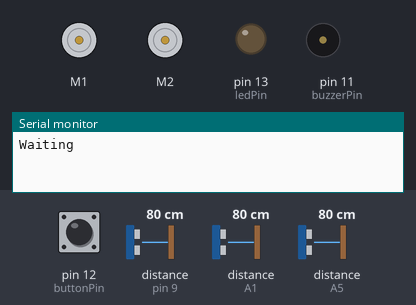
Simulated run of this sketch. Board: Arduino Uno, built with avr-gcc and run on an emulated ATmega328P. On the bench: 2 × DC motor (green arrow = forward, orange = backward, longer = faster), output pins drawn as LEDs (lit = HIGH), buzzer (waves = sounding), the last lines printed to the serial monitor. Inputs (shaded band) come from the test bench; at power-on: pin 12 (buttonPin) HIGH, distance to the obstacle (sensors on pin 9, A1, A5) 80 cm. The echo pulse lasts 58.3 µs per cm; pins used as bus, display or sensor lines are not drawn.

Above: at 0.8 s.
0.9 s: pin 12 (buttonPin) pulled LOW for 0.15 s
At 1.3 s:
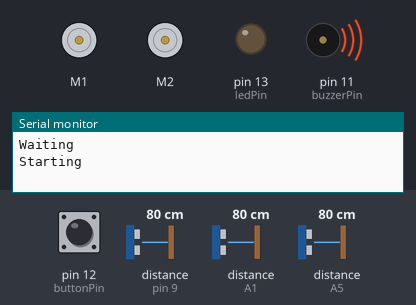
At 2.4 s:
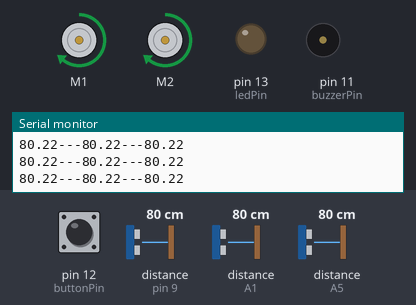
Timing chart, 0 to 3.9 s (numbered marks = the images above; inputs shaded):
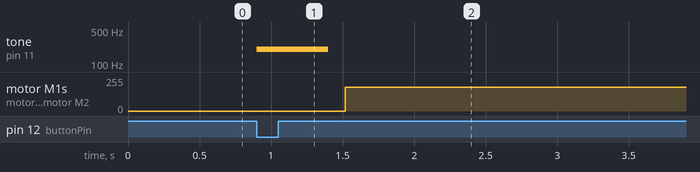

Measured:
- after the input at 0.9 s, tone on pin 11 (buzzerPin): silent → 200 Hz at once, → silent 0.50 s later; motor M1, motor M2: stopped → forward 179/255 after 0.62 s

The sketch:

SmartBumper_V2.4-working-test.ino
```cpp
#include <RedBot.h>
#define centerTrigPin A0
#define centerEchoPin A1
#define leftTrigPin A4
#define leftEchoPin A5
#define rightTrigPin 3
#define rightEchoPin 9

#define buzzerPin 11
#define buttonPin 12
#define ledPin 13

RedBotMotors motors;
RedBotEncoder encoder = RedBotEncoder(A2, 10);


int countsPerRev = 192;   // 4 pairs of N-S x 48:1 gearbox = 192 ticks per wheel rev
float wheelDiam = 65;  // diam = 65mm
float wheelCirc = PI * wheelDiam; // Redbot wheel circumference = pi*D

float Cdis = 9;
float Rdis = 9;
float Ldis = 9;

void setup()
{
  Serial.begin(9600);

  pinMode(buttonPin, INPUT_PULLUP);
  pinMode(ledPin, OUTPUT);
  pinMode(buzzerPin, OUTPUT);

  pinMode(centerTrigPin, OUTPUT);
  pinMode(leftTrigPin, OUTPUT);
  pinMode(rightTrigPin, OUTPUT);
  pinMode(centerEchoPin, INPUT);
  pinMode(leftEchoPin, INPUT);
  pinMode(rightEchoPin, INPUT);

  //:::::::::::::::::::::::::::::::::::

  Serial.println("Waiting");
  do
  {
    delay(10);
  } while ( digitalRead(buttonPin) == HIGH );

  Serial.println("Starting");
  tone(buzzerPin, 200);
  delay(500);
  noTone(buzzerPin);


}


void loop()
{
  Cdis = detectFrontDistance();
  Ldis = detectLeftDistance();
  Rdis = detectRightDistance();

  driveStraight (180);

  Serial.print(Ldis);
  Serial.print("---");
  Serial.print(Cdis);
  Serial.print("---");
  Serial.println(Rdis);


//    if ( Cdis < 7 );
//    {
//      Serial.println("Center");
//      reverse (200);
//    }
//
//    if ( Ldis < 7 );
//    {
//      Serial.println ("left");
//      motors.leftDrive(100);
//      motors.rightDrive(-100);
//      delay(250);
//      motors.stop();
//    }
//
//    if ( Rdis < 7 );
//    {
//      Serial.println ("right");
//      motors.rightDrive(100);
//      motors.leftDrive(-100);
//      delay(250);
//      motors.stop();
//    }

}

void reverse (int delayTime)
{
  motors.drive(-100);
  delay(delayTime);
  motors.brake();
}

float detectFrontDistance()
{
  float duration, distance;
  digitalWrite(centerTrigPin, LOW);
  delayMicroseconds(2);

  digitalWrite(centerTrigPin, HIGH);
  delayMicroseconds(10);
  digitalWrite(centerTrigPin, LOW);

  duration = pulseIn(centerEchoPin, HIGH);
  distance = (duration / 2) * 0.0344;
  return distance;
  delay(500);
}


float detectLeftDistance()
{
  float duration, distance;
  digitalWrite(leftTrigPin, LOW);
  delayMicroseconds(2);

  digitalWrite(leftTrigPin, HIGH);
  delayMicroseconds(10);
  digitalWrite(leftTrigPin, LOW);

  duration = pulseIn(leftEchoPin, HIGH);
  distance = (duration / 2) * 0.0344;
  return distance;
  delay(500);
}

float detectRightDistance()
{
  float duration, distance;
  digitalWrite(rightTrigPin, LOW);
  delayMicroseconds(2);

  digitalWrite(rightTrigPin, HIGH);
  delayMicroseconds(10);
  digitalWrite(rightTrigPin, LOW);

  duration = pulseIn(rightEchoPin, HIGH);
  distance = (duration / 2) * 0.0344;
  return distance;
  delay(500);
}


void driveStraight(int motorPower)
{
  long lCount = 0;
  long rCount = 0;
  float numRev;

  long prevlCount, prevrCount;
  long lDiff, rDiff;

  int leftPower = motorPower;
  int rightPower = motorPower;

  int offset = 5;
  //:::::::::::::::::::::::::::::::

  encoder.clearEnc(BOTH);
  delay(100);
  motors.drive(motorPower);

  lCount = encoder.getTicks(LEFT);
  rCount = encoder.getTicks(RIGHT);

  motors.leftDrive(leftPower);
  motors.rightDrive(rightPower);

  lDiff = (lCount - prevlCount);
  rDiff = (rCount - prevrCount);

  prevlCount = lCount;
  prevrCount = rCount;

  //:::::::::::::::::::::::::::::::
  if (lDiff > rDiff)
  {
    leftPower = leftPower - offset;
    rightPower = rightPower + offset;
  }

  else if (lDiff < rDiff)
  {
    leftPower = leftPower + offset;
    rightPower = rightPower - offset;
  }
  delay(50);
}
```
